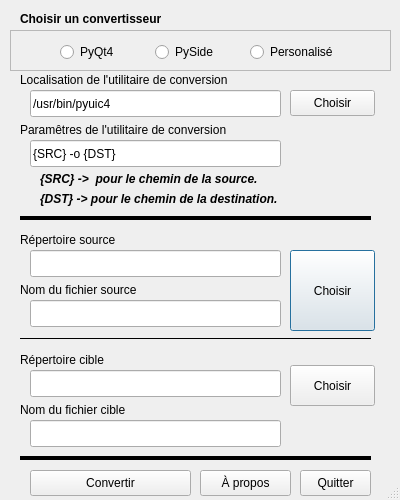
<?xml version="1.0" encoding="UTF-8"?>
<ui version="4.0">
 <class>Dialog</class>
 <widget class="QDialog" name="Dialog">
  <property name="geometry">
   <rect>
    <x>0</x>
    <y>0</y>
    <width>400</width>
    <height>500</height>
   </rect>
  </property>
  <property name="sizePolicy">
   <sizepolicy hsizetype="Preferred" vsizetype="Preferred">
    <horstretch>0</horstretch>
    <verstretch>0</verstretch>
   </sizepolicy>
  </property>
  <property name="minimumSize">
   <size>
    <width>400</width>
    <height>500</height>
   </size>
  </property>
  <property name="maximumSize">
   <size>
    <width>400</width>
    <height>500</height>
   </size>
  </property>
  <property name="windowTitle">
   <string>Guic2py</string>
  </property>
  <property name="windowOpacity">
   <double>9.000000000000000</double>
  </property>
  <property name="sizeGripEnabled">
   <bool>true</bool>
  </property>
  <widget class="QLineEdit" name="line_SrcDir">
   <property name="geometry">
    <rect>
     <x>30</x>
     <y>250</y>
     <width>251</width>
     <height>27</height>
    </rect>
   </property>
  </widget>
  <widget class="QLabel" name="lbl_SrcDir">
   <property name="geometry">
    <rect>
     <x>20</x>
     <y>230</y>
     <width>231</width>
     <height>20</height>
    </rect>
   </property>
   <property name="text">
    <string>Répertoire source</string>
   </property>
  </widget>
  <widget class="QLabel" name="lbl_SrcFile">
   <property name="geometry">
    <rect>
     <x>20</x>
     <y>280</y>
     <width>231</width>
     <height>20</height>
    </rect>
   </property>
   <property name="text">
    <string>Nom du fichier source</string>
   </property>
  </widget>
  <widget class="QLineEdit" name="line_SrcFile">
   <property name="geometry">
    <rect>
     <x>30</x>
     <y>300</y>
     <width>251</width>
     <height>27</height>
    </rect>
   </property>
   <property name="text">
    <string/>
   </property>
   <property name="maxLength">
    <number>32767</number>
   </property>
   <property name="placeholderText">
    <string/>
   </property>
  </widget>
  <widget class="QPushButton" name="btn_SelSrcDirFile">
   <property name="geometry">
    <rect>
     <x>290</x>
     <y>250</y>
     <width>85</width>
     <height>81</height>
    </rect>
   </property>
   <property name="text">
    <string>Choisir</string>
   </property>
  </widget>
  <widget class="QPushButton" name="btn_SelDstDir">
   <property name="geometry">
    <rect>
     <x>290</x>
     <y>365</y>
     <width>85</width>
     <height>41</height>
    </rect>
   </property>
   <property name="text">
    <string>Choisir</string>
   </property>
  </widget>
  <widget class="QLabel" name="lbl_DstDir">
   <property name="geometry">
    <rect>
     <x>20</x>
     <y>350</y>
     <width>231</width>
     <height>20</height>
    </rect>
   </property>
   <property name="text">
    <string>Répertoire cible</string>
   </property>
  </widget>
  <widget class="QLabel" name="lbl_DstFile">
   <property name="geometry">
    <rect>
     <x>20</x>
     <y>400</y>
     <width>231</width>
     <height>20</height>
    </rect>
   </property>
   <property name="text">
    <string>Nom du fichier cible</string>
   </property>
  </widget>
  <widget class="QLineEdit" name="line_DstDir">
   <property name="geometry">
    <rect>
     <x>30</x>
     <y>370</y>
     <width>251</width>
     <height>27</height>
    </rect>
   </property>
  </widget>
  <widget class="QLineEdit" name="line_DstFile">
   <property name="geometry">
    <rect>
     <x>30</x>
     <y>420</y>
     <width>251</width>
     <height>27</height>
    </rect>
   </property>
  </widget>
  <widget class="QPushButton" name="btn_Go">
   <property name="geometry">
    <rect>
     <x>30</x>
     <y>470</y>
     <width>161</width>
     <height>26</height>
    </rect>
   </property>
   <property name="text">
    <string>Convertir</string>
   </property>
  </widget>
  <widget class="QPushButton" name="btn_Quit">
   <property name="geometry">
    <rect>
     <x>300</x>
     <y>470</y>
     <width>71</width>
     <height>26</height>
    </rect>
   </property>
   <property name="text">
    <string>Quitter</string>
   </property>
  </widget>
  <widget class="QLineEdit" name="line_UtilLocation">
   <property name="geometry">
    <rect>
     <x>30</x>
     <y>90</y>
     <width>251</width>
     <height>27</height>
    </rect>
   </property>
   <property name="text">
    <string>/usr/bin/pyuic4</string>
   </property>
   <property name="placeholderText">
    <string>ex: /usr/bin/pyuic4            Cliquez -&gt;</string>
   </property>
  </widget>
  <widget class="QLabel" name="lbl_UtilParams">
   <property name="geometry">
    <rect>
     <x>20</x>
     <y>120</y>
     <width>321</width>
     <height>20</height>
    </rect>
   </property>
   <property name="text">
    <string>Paramêtres de l'utilitaire de conversion</string>
   </property>
  </widget>
  <widget class="QLineEdit" name="line_UtilParams">
   <property name="geometry">
    <rect>
     <x>30</x>
     <y>140</y>
     <width>251</width>
     <height>27</height>
    </rect>
   </property>
   <property name="text">
    <string>{SRC} -o {DST}</string>
   </property>
   <property name="placeholderText">
    <string>ex. {SRC} -o {DST}</string>
   </property>
  </widget>
  <widget class="QPushButton" name="btn_SelUtil">
   <property name="geometry">
    <rect>
     <x>290</x>
     <y>90</y>
     <width>85</width>
     <height>26</height>
    </rect>
   </property>
   <property name="text">
    <string>Choisir</string>
   </property>
  </widget>
  <widget class="QLabel" name="lbl_UtilLocation">
   <property name="geometry">
    <rect>
     <x>20</x>
     <y>70</y>
     <width>321</width>
     <height>20</height>
    </rect>
   </property>
   <property name="text">
    <string>Localisation de l'utilitaire de conversion</string>
   </property>
  </widget>
  <widget class="Line" name="line">
   <property name="geometry">
    <rect>
     <x>20</x>
     <y>210</y>
     <width>351</width>
     <height>16</height>
    </rect>
   </property>
   <property name="frameShadow">
    <enum>QFrame::Plain</enum>
   </property>
   <property name="lineWidth">
    <number>4</number>
   </property>
   <property name="orientation">
    <enum>Qt::Horizontal</enum>
   </property>
  </widget>
  <widget class="Line" name="line_2">
   <property name="geometry">
    <rect>
     <x>20</x>
     <y>450</y>
     <width>351</width>
     <height>16</height>
    </rect>
   </property>
   <property name="frameShadow">
    <enum>QFrame::Plain</enum>
   </property>
   <property name="lineWidth">
    <number>4</number>
   </property>
   <property name="orientation">
    <enum>Qt::Horizontal</enum>
   </property>
  </widget>
  <widget class="Line" name="line_3">
   <property name="geometry">
    <rect>
     <x>20</x>
     <y>330</y>
     <width>351</width>
     <height>16</height>
    </rect>
   </property>
   <property name="frameShadow">
    <enum>QFrame::Plain</enum>
   </property>
   <property name="lineWidth">
    <number>1</number>
   </property>
   <property name="midLineWidth">
    <number>0</number>
   </property>
   <property name="orientation">
    <enum>Qt::Horizontal</enum>
   </property>
  </widget>
  <widget class="QFrame" name="frame">
   <property name="geometry">
    <rect>
     <x>10</x>
     <y>30</y>
     <width>381</width>
     <height>41</height>
    </rect>
   </property>
   <property name="frameShape">
    <enum>QFrame::StyledPanel</enum>
   </property>
   <property name="frameShadow">
    <enum>QFrame::Sunken</enum>
   </property>
   <property name="lineWidth">
    <number>3</number>
   </property>
   <widget class="QWidget" name="layoutWidget">
    <property name="geometry">
     <rect>
      <x>50</x>
      <y>10</y>
      <width>279</width>
      <height>24</height>
     </rect>
    </property>
    <layout class="QHBoxLayout" name="horizontalLayout">
     <item>
      <widget class="QRadioButton" name="rad_pyqt4">
       <property name="text">
        <string>PyQt4</string>
       </property>
      </widget>
     </item>
     <item>
      <widget class="QRadioButton" name="rad_pyside">
       <property name="text">
        <string>PySide</string>
       </property>
      </widget>
     </item>
     <item>
      <widget class="QRadioButton" name="rad_Perso">
       <property name="text">
        <string>Personalisé</string>
       </property>
      </widget>
     </item>
    </layout>
   </widget>
  </widget>
  <widget class="QLabel" name="lbl_interpreteur">
   <property name="geometry">
    <rect>
     <x>20</x>
     <y>10</y>
     <width>361</width>
     <height>17</height>
    </rect>
   </property>
   <property name="font">
    <font>
     <weight>75</weight>
     <bold>true</bold>
    </font>
   </property>
   <property name="text">
    <string>Choisir un convertisseur</string>
   </property>
  </widget>
  <widget class="QLabel" name="label">
   <property name="geometry">
    <rect>
     <x>40</x>
     <y>170</y>
     <width>351</width>
     <height>17</height>
    </rect>
   </property>
   <property name="font">
    <font>
     <pointsize>9</pointsize>
     <weight>75</weight>
     <italic>true</italic>
     <bold>true</bold>
    </font>
   </property>
   <property name="text">
    <string>{SRC} -&gt;  pour le chemin de la source.</string>
   </property>
  </widget>
  <widget class="QLabel" name="label_2">
   <property name="geometry">
    <rect>
     <x>40</x>
     <y>190</y>
     <width>351</width>
     <height>17</height>
    </rect>
   </property>
   <property name="font">
    <font>
     <pointsize>9</pointsize>
     <weight>75</weight>
     <italic>true</italic>
     <bold>true</bold>
    </font>
   </property>
   <property name="text">
    <string>{DST} -&gt; pour le chemin de la destination.</string>
   </property>
  </widget>
  <widget class="QPushButton" name="btn_APropos">
   <property name="geometry">
    <rect>
     <x>200</x>
     <y>470</y>
     <width>91</width>
     <height>26</height>
    </rect>
   </property>
   <property name="text">
    <string>À propos</string>
   </property>
  </widget>
  <zorder>frame</zorder>
  <zorder>line_SrcDir</zorder>
  <zorder>lbl_SrcDir</zorder>
  <zorder>lbl_SrcFile</zorder>
  <zorder>line_SrcFile</zorder>
  <zorder>btn_SelSrcDirFile</zorder>
  <zorder>btn_SelDstDir</zorder>
  <zorder>lbl_DstDir</zorder>
  <zorder>lbl_DstFile</zorder>
  <zorder>line_DstDir</zorder>
  <zorder>line_DstFile</zorder>
  <zorder>btn_Go</zorder>
  <zorder>btn_Quit</zorder>
  <zorder>line_UtilLocation</zorder>
  <zorder>lbl_UtilParams</zorder>
  <zorder>line_UtilParams</zorder>
  <zorder>btn_SelUtil</zorder>
  <zorder>lbl_UtilLocation</zorder>
  <zorder>line</zorder>
  <zorder>line_2</zorder>
  <zorder>line_3</zorder>
  <zorder>lbl_interpreteur</zorder>
  <zorder>label</zorder>
  <zorder>label_2</zorder>
  <zorder>btn_APropos</zorder>
 </widget>
 <tabstops>
  <tabstop>line_UtilLocation</tabstop>
  <tabstop>line_UtilParams</tabstop>
  <tabstop>btn_SelUtil</tabstop>
  <tabstop>line_SrcDir</tabstop>
  <tabstop>line_SrcFile</tabstop>
  <tabstop>line_DstDir</tabstop>
  <tabstop>line_DstFile</tabstop>
  <tabstop>btn_SelSrcDirFile</tabstop>
  <tabstop>btn_SelDstDir</tabstop>
  <tabstop>btn_Go</tabstop>
  <tabstop>btn_Quit</tabstop>
 </tabstops>
 <resources/>
 <connections/>
</ui>
